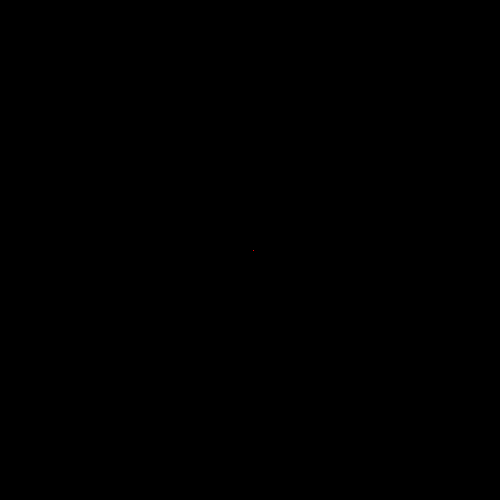
Frame 1 (no input)
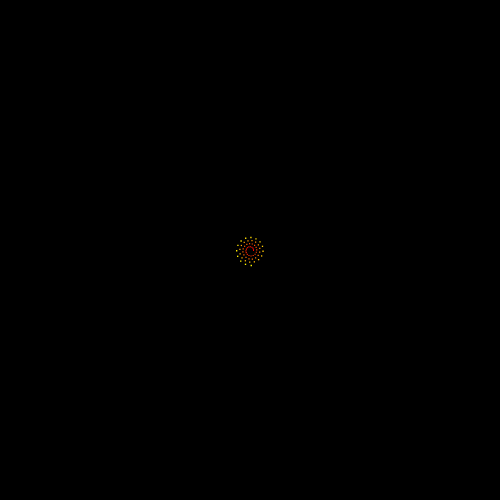
Frame 60 (no input)
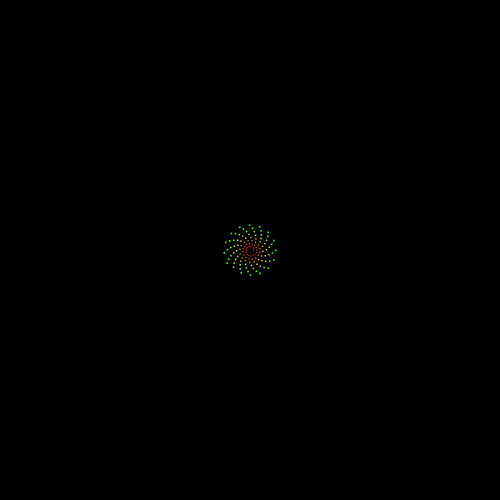
Frame 120 (the mouse pressed at the canvas centre since frame 60)

The p5.js sketch that drew these frames (run headless with seeded random() and noise() and a simulated clock; from frame 60 on, the mouse is pressed at the canvas centre):

// p5.js sketch
// ── sketch.js
//variables that increment per frame to power the spiral effect

  //angle is passed to sin & cos functions to calculate the proper point around the circle to get drawn
  var angle=0;
  //scalar amplifies the sin & cos results to increase the particles distance from the canvas center.
  var scalar = 3;
  //x & y variables store results from calculations and ultimately positions each particle (atom) in rect() function
  var x=0;
  var y=0;
  //stores incrementing hue data to use with HSB colorMode
  var hueH=0;
  //increments to add growing atoms effect (atoms farther from center are larger)
  var atomSize = 1;

//Increases the spiral creation speed. Set to anywhere from 0.01 - 10 for drastically different results
var speed = .4;

function setup() {
  //square canvas works best
  createCanvas(500, 500);
  //black background makes the colors more vibrant
  background(0);
  //set colorMode to HSB to easier increment hue. Saturation and brightness remain as defined throughout
  colorMode(HSB, 360, 100, 100);
  noStroke();
}

function draw() {
  
//first part calculates current info and draws the atom accordingly

  //add color to atom; hueH loops over the full color spectrum 
  fill(hueH%360,100,100);
  
  //calculate position of each atom based on angle and distance (scalar) from canvas center
  //EDIT: reversed the spiral direction by passing cos() & sin() negative angles "angle" -> "-angle"
  x = width/2 + (cos(-angle) * scalar);
  y = height/2 + (sin(-angle) * scalar);
  
  //console.log(angle);
  //console.log(cos(angle));
  //console.log(scalar)
  
  //EDIT: draw rectangle with incrementing size instead of uniform circle
  rect(x, y, atomSize, atomSize);

//second part increments variables that will be used in next frame

  //increment angle by speed
  angle += speed;
  //EDIT: scalar now incremented by speed/2 ; increases atom density of spiral & doubles spiral creation time
  scalar += speed/2;
  //EDIT: increment the scalar exponentially instead of linearly, but not used for now
  //scalar = scalar * 1.01;
  //hue increments 1 per frame, out of 360 hues total
  hueH += 1;
  //EDIT: increment atomSize from 1-10 by mapping it to scalar
  atomSize = map(scalar, 0, 355, 1, 10);
  
  
//clear the canvas, reset all variables, and start new spiral

  //reset once any atom enters a negative quadrant
  //if(x<0 || y<0){resetSpiral();}
  
  //EDIT: reset once the whole canvas has been filled (scalar exceeds 355) full screen looks better
  if(scalar>355){resetSpiral();}

}//end draw function

function resetSpiral(){
  clear();
  background(0);
  angle=0;
  scalar = 3;
  x=0;
  y=0;
  hueH=0;
  atomSize = 1;
}
